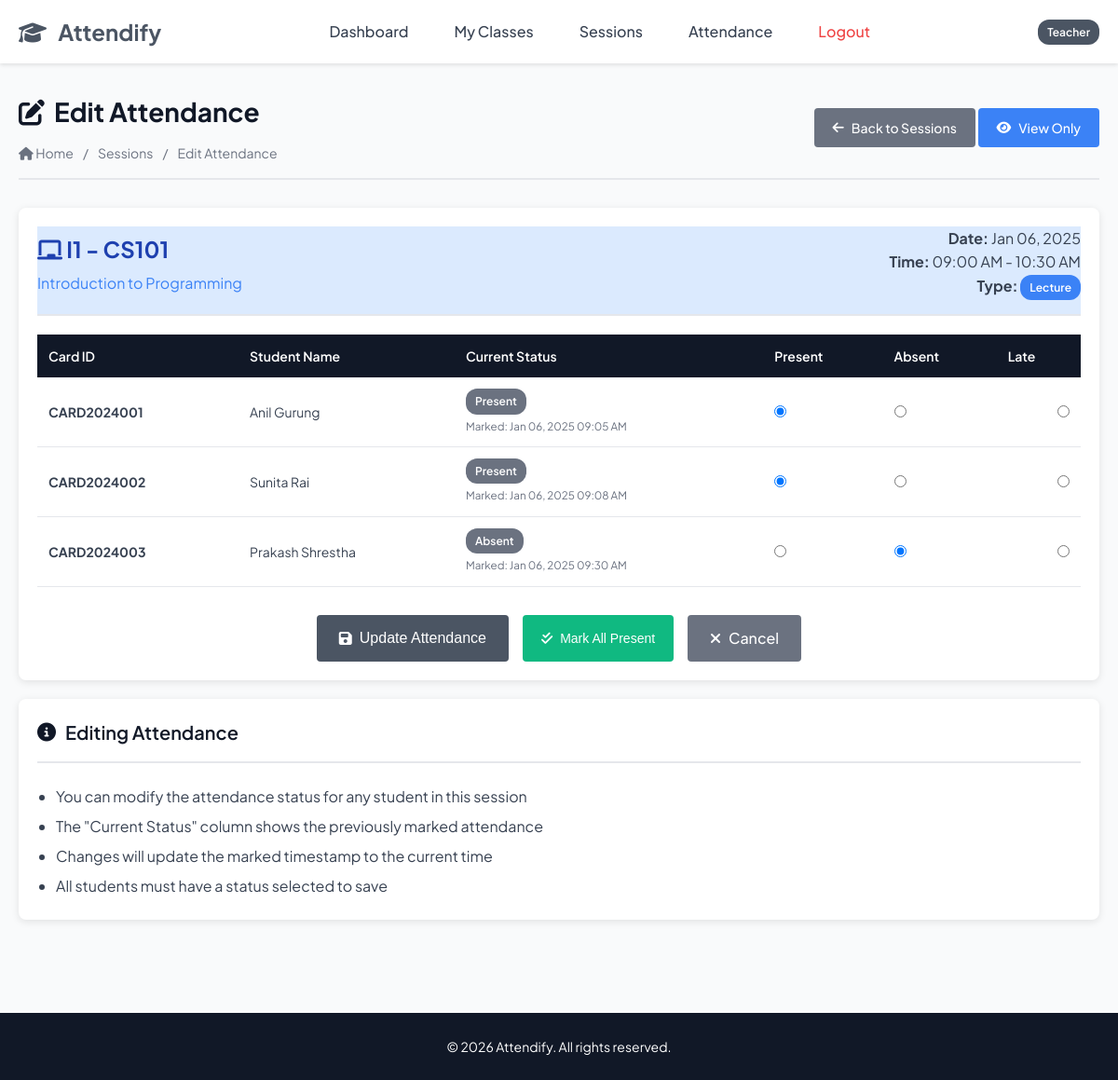
Screenshot of /teacher/edit_attendance.php?session_id=1 (signed in) with the database file from the repository.
### tables this page shows
CREATE TABLE `attendance_sessions` (
  `session_id` int(11) NOT NULL AUTO_INCREMENT,
  `section_subject_id` int(11) NOT NULL,
  `teacher_id` int(11) NOT NULL,
  `session_date` date NOT NULL,
  `start_time` time NOT NULL,
  `end_time` time NOT NULL,
  `session_type` enum('lecture','lab','tutorial') DEFAULT 'lecture',
  `is_active` tinyint(1) DEFAULT 1,
  `created_at` datetime DEFAULT current_timestamp(),
  PRIMARY KEY (`session_id`),
  UNIQUE KEY `unique_session` (`section_subject_id`,`session_date`),
  KEY `teacher_id` (`teacher_id`),
  KEY `idx_session_date` (`session_date`),
  KEY `idx_active_sessions` (`is_active`),
  CONSTRAINT `attendance_sessions_ibfk_1` FOREIGN KEY (`section_subject_id`) REFERENCES `section_subjects` (`section_subject_id`) ON DELETE CASCADE ON UPDATE CASCADE,
  CONSTRAINT `attendance_sessions_ibfk_2` FOREIGN KEY (`teacher_id`) REFERENCES `teachers` (`teacher_id`) ON DELETE CASCADE ON UPDATE CASCADE
);

CREATE TABLE `sections` (
  `section_id` int(11) NOT NULL AUTO_INCREMENT,
  `teacher_id` int(11) DEFAULT NULL,
  `section_name` varchar(10) NOT NULL,
  `semester` int(11) NOT NULL,
  `academic_year` varchar(9) NOT NULL,
  `total_students` int(11) DEFAULT 0,
  `is_active` tinyint(1) DEFAULT 1,
  PRIMARY KEY (`section_id`),
  UNIQUE KEY `section_name` (`section_name`),
  KEY `teacher_id` (`teacher_id`),
  KEY `idx_section_name` (`section_name`),
  KEY `idx_academic_year` (`academic_year`),
  KEY `idx_active_sections` (`is_active`),
  CONSTRAINT `sections_ibfk_1` FOREIGN KEY (`teacher_id`) REFERENCES `teachers` (`teacher_id`) ON DELETE SET NULL ON UPDATE CASCADE
);

CREATE TABLE `subjects` (
  `subject_id` int(11) NOT NULL AUTO_INCREMENT,
  `subject_code` varchar(20) NOT NULL,
  `subject_name` varchar(100) NOT NULL,
  `credit_hours` int(11) NOT NULL,
  `description` text DEFAULT NULL,
  PRIMARY KEY (`subject_id`),
  UNIQUE KEY `subject_code` (`subject_code`),
  KEY `idx_subject_code` (`subject_code`),
  KEY `idx_subject_name` (`subject_name`)
);

CREATE TABLE `attendance` (
  `attendance_id` int(11) NOT NULL AUTO_INCREMENT,
  `session_id` int(11) NOT NULL,
  `student_id` int(11) NOT NULL,
  `status` enum('present','absent','late') NOT NULL,
  `marked_at` datetime DEFAULT current_timestamp(),
  `student_card_id` varchar(50) DEFAULT NULL,
  `remarks` text DEFAULT NULL,
  PRIMARY KEY (`attendance_id`),
  UNIQUE KEY `unique_student_session` (`session_id`,`student_id`),
  KEY `idx_student_attendance` (`student_id`),
  KEY `idx_session_attendance` (`session_id`),
  KEY `idx_attendance_status` (`status`),
  KEY `idx_marked_date` (`marked_at`),
  CONSTRAINT `attendance_ibfk_1` FOREIGN KEY (`session_id`) REFERENCES `attendance_sessions` (`session_id`) ON DELETE CASCADE ON UPDATE CASCADE,
  CONSTRAINT `attendance_ibfk_2` FOREIGN KEY (`student_id`) REFERENCES `students` (`student_id`) ON DELETE CASCADE ON UPDATE CASCADE
);

CREATE TABLE `students` (
  `student_id` int(11) NOT NULL AUTO_INCREMENT,
  `user_id` int(11) NOT NULL,
  `student_card_id` varchar(50) NOT NULL,
  `first_name` varchar(50) NOT NULL,
  `last_name` varchar(50) NOT NULL,
  `email` varchar(100) DEFAULT NULL,
  `phone` varchar(15) DEFAULT NULL,
  `enrollment_date` date NOT NULL,
  `status` enum('active','inactive','graduated') DEFAULT 'active',
  PRIMARY KEY (`student_id`),
  UNIQUE KEY `student_card_id` (`student_card_id`),
  UNIQUE KEY `email` (`email`),
  KEY `user_id` (`user_id`),
  KEY `idx_student_card` (`student_card_id`),
  KEY `idx_student_name` (`first_name`,`last_name`),
  KEY `idx_status` (`status`),
  CONSTRAINT `students_ibfk_1` FOREIGN KEY (`user_id`) REFERENCES `users` (`user_id`) ON DELETE CASCADE ON UPDATE CASCADE
);

### teacher/edit_attendance.php (the view, shortened to what this page needs)
<?php
require_once '../config.php';
$teacher_id = $_SESSION['teacher_id'];
$session_id = isset($_GET['session_id']) ? intval($_GET['session_id']) : 0;
$session_sql = "SELECT
    ats.*,
    sec.section_name,
    sub.subject_code,
    sub.subject_name
FROM ATTENDANCE_SESSIONS ats
JOIN SECTION_SUBJECTS ss ON ats.section_subject_id = ss.section_subject_id
JOIN SECTIONS sec ON ss.section_id = sec.section_id
JOIN SUBJECTS sub ON ss.subject_id = sub.subject_id
WHERE ats.session_id = ? AND ats.teacher_id = ?";
$session_stmt = $conn->prepare($session_sql);
$session_stmt->bind_param("ii", $session_id, $teacher_id);
$session_stmt->execute();
$session_result = $session_stmt->get_result();
$session = $session_result->fetch_assoc();
$students_sql = "SELECT
    s.student_id,
    s.student_card_id,
    s.first_name,
    s.last_name,
    a.status as current_status,
    a.marked_at
FROM ENROLLMENTS e
JOIN STUDENTS s ON e.student_id = s.student_id
JOIN SECTION_SUBJECTS ss ON e.section_id = ss.section_id
LEFT JOIN ATTENDANCE a ON s.student_id = a.student_id AND a.session_id = ?
WHERE ss.section_subject_id = ? AND e.status = 'active'
ORDER BY s.last_name, s.first_name";
$students_stmt = $conn->prepare($students_sql);
$students_stmt->bind_param("ii", $session_id, $session['section_subject_id']);
$students_stmt->execute();
$students_result = $students_stmt->get_result();
include '../includes/header.php';
?>
<div class="page-header">
    <div>
        <h1><i class="fas fa-edit"></i> Edit Attendance</h1>
        <div class="breadcrumb">
            <a href="dashboard.php"><i class="fas fa-home"></i> Home</a>
            <span>/</span>
            <a href="list_session.php">Sessions</a>
            <span>/</span>
            <span>Edit Attendance</span>
        </div>
    </div>
    <div>
        <a href="list_session.php" class="btn btn-secondary">
            <i class="fas fa-arrow-left"></i> Back to Sessions
        </a>
        <a href="view_attendance.php?session_id=<?php echo $session_id; ?>" class="btn btn-info">
            <i class="fas fa-eye"></i> View Only
        </a>
    </div>
</div>
<div class="card">
    <div class="card-header" style="background-color: #dbeafe;">
        <div style="display: flex; justify-content: space-between; align-items: center;">
            <div>
                <h2 style="margin: 0; color: #1e40af;">
                    <i class="fas fa-chalkboard"></i> <?php echo e($session['section_name']); ?> - <?php echo e($session['subject_code']); ?>
                </h2>
                <p style="margin: 5px 0 0 0; color: #3b82f6;"><?php echo e($session['subject_name']); ?></p>
            </div>
            <div style="text-align: right;">
                <div><strong>Date:</strong> <?php echo formatDate($session['session_date']); ?></div>
                <div><strong>Time:</strong> <?php echo formatTime($session['start_time']) . ' - ' . formatTime($session['end_time']); ?></div>
                <div><strong>Type:</strong> <span class="badge badge-info"><?php echo ucfirst($session['session_type']); ?></span></div>
            </div>
        </div>
    </div>
    <div class="card-body">
        <form method="POST" action="">
            <?php if ($students_result->num_rows > 0): ?>
                <div class="table-responsive">
                    <table>
                        <thead>
                            <tr>
                                <th>Card ID</th>
                                <th>Student Name</th>
                                <th>Current Status</th>
                                <th>Present</th>
                                <th>Absent</th>
                                <th>Late</th>
                            </tr>
                        </thead>
                        <tbody>
                            <?php while ($student = $students_result->fetch_assoc()): ?>
                                <tr>
                                    <td><strong><?php echo e($student['student_card_id']); ?></strong></td>
                                    <td><?php echo e($student['first_name'] . ' ' . $student['last_name']); ?></td>
                                    <td>
                                        <?php if ($student['current_status']): ?>
                                            <?php echo getStatusBadge($student['current_status']); ?>
                                            <br><small class="text-muted">Marked: <?php echo formatDateTime($student['marked_at']); ?></small>
                                        <?php else: ?>
                                            <span class="badge badge-secondary">Not Marked</span>
                                        <?php endif; ?>
                                    </td>
                                    <td>
                                        <input type="radio" name="attendance[<?php echo $student['student_id']; ?>]" value="present"
                                            <?php echo $student['current_status'] == 'present' ? 'checked' : ''; ?> required>
                                    </td>
                                    <td>
                                        <input type="radio" name="attendance[<?php echo $student['student_id']; ?>]" value="absent"
                                            <?php echo $student['current_status'] == 'absent' ? 'checked' : ''; ?>>
                                    </td>
                                    <td>
                                        <input type="radio" name="attendance[<?php echo $student['student_id']; ?>]" value="late"
                                            <?php echo $student['current_status'] == 'late' ? 'checked' : ''; ?>>
                                    </td>
                                </tr>
                            <?php endwhile; ?>
                        </tbody>
                    </table>
                </div>
                <div style="margin-top: 30px; display: flex; gap: 15px; justify-content: center;">
                    <button type="submit" class="btn btn-primary btn-lg">
                        <i class="fas fa-save"></i> Update Attendance
                    </button>
                    <button type="button" class="btn btn-success" onclick="markAllPresent()">
                        <i class="fas fa-check-double"></i> Mark All Present
                    </button>
                    <a href="list_session.php" class="btn btn-secondary btn-lg">
                        <i class="fas fa-times"></i> Cancel
                    </a>
                </div>
            <?php endif; ?>
        </form>
    </div>
</div>
<div class="card" style="margin-top: 20px;">
    <div class="card-header">
        <h2 class="card-title"><i class="fas fa-info-circle"></i> Editing Attendance</h2>
    </div>
    <div class="card-body">
        <ul style="margin: 0; padding-left: 20px; line-height: 2;">
            <li>You can modify the attendance status for any student in this session</li>
            <li>The "Current Status" column shows the previously marked attendance</li>
            <li>Changes will update the marked timestamp to the current time</li>
            <li>All students must have a status selected to save</li>
        </ul>
    </div>
</div>
<?php
include '../includes/footer.php';
?>

### config.php (shortened to what this page needs)
<?php
function formatDate($date) {
    return date('M d, Y', strtotime($date));
}
function formatDateTime($datetime) {
    return date('M d, Y h:i A', strtotime($datetime));
}
function formatTime($time) {
    return date('h:i A', strtotime($time));
}
function getStatusBadge($status) {
    $badges = [
        'present' => '<span class="badge badge-success">Present</span>',
        'absent' => '<span class="badge badge-danger">Absent</span>',
        'late' => '<span class="badge badge-warning">Late</span>',
        'active' => '<span class="badge badge-success">Active</span>',
        'inactive' => '<span class="badge badge-secondary">Inactive</span>',
        'graduated' => '<span class="badge badge-info">Graduated</span>',
        'dropped' => '<span class="badge badge-danger">Dropped</span>',
        'completed' => '<span class="badge badge-success">Completed</span>'
    ];
    return isset($badges[$status]) ? $badges[$status] : '<span class="badge badge-secondary">' . ucfirst($status) . '</span>';
}
function e($string) {
    return htmlspecialchars($string, ENT_QUOTES, 'UTF-8');
}
?>

### css/styles.css (style rules this page uses)
* { margin: 0; padding: 0; box-sizing: border-box; }
:root { --primary-color: #4b5563; --secondary-color: #6366f1; --danger-color: #ef4444; --warning-color: #f59e0b; --info-color: #3b82f6; --dark-color: #111827; --light-color: #f9fafb; --white-color: #ffffff; --border-color: #e5e7eb; --text-color: #374151; --text-muted: #6b7280; --success-color: #10b981; }
body { font-family: 'Plus Jakarta Sans', sans-serif; font-size: 16px; line-height: 1.6; color: var(--text-color); background-color: var(--light-color); }
a { text-decoration: none; color: var(--primary-color); transition: color 0.3s ease; }
.card { background-color: var(--white-color); border-radius: 8px; box-shadow: 0 2px 8px rgba(0, 0, 0, 0.1); padding: 20px; margin-bottom: 20px; }
.card-header { border-bottom: 2px solid var(--border-color); padding-bottom: 15px; margin-bottom: 20px; }
.card-title { font-size: 20px; font-weight: 600; color: var(--dark-color); display: flex; align-items: center; gap: 10px; }
.card-body { padding: 0; }
.table-responsive { overflow-x: auto; margin-top: 20px; }
table { width: 100%; border-collapse: collapse; background-color: var(--white-color); }
table thead { background-color: var(--dark-color); color: var(--white-color); }
table thead th { padding: 12px; text-align: left; font-weight: 600; font-size: 14px; }
table tbody tr { border-bottom: 1px solid var(--border-color); transition: background-color 0.2s ease; }
table tbody td { padding: 12px; font-size: 14px; }
table tbody td:last-child { text-align: right; }
.btn { display: inline-flex; align-items: center; gap: 8px; padding: 10px 20px; border: none; border-radius: 4px; font-size: 14px; font-weight: 500; cursor: pointer; text-decoration: none; }
.btn-primary { background-color: var(--primary-color); color: var(--white-color); }
.btn-success { background-color: var(--success-color); color: var(--white-color); }
.btn-info { background-color: var(--info-color); color: var(--white-color); }
.btn-secondary { background-color: #6b7280; color: var(--white-color); }
.btn-lg { padding: 12px 24px; font-size: 16px; }
.badge { display: inline-block; padding: 4px 10px; font-size: 12px; font-weight: 600; border-radius: 12px; color: var(--white-color); }
.badge-info { background-color: var(--info-color); }
.badge-secondary { background-color: #6b7280; }
.page-header { display: flex; justify-content: space-between; align-items: center; margin-bottom: 30px; padding-bottom: 15px; border-bottom: 2px solid var(--border-color); }
.page-header h1 { font-size: 28px; color: var(--dark-color); display: flex; align-items: center; gap: 10px; }
.breadcrumb { display: flex; gap: 10px; align-items: center; font-size: 14px; color: var(--text-muted); margin-top: 10px; }
.breadcrumb a { color: var(--text-muted); }
.text-muted { color: var(--text-muted); }

### rows the page displays
attendance_sessions: sections.section_name "I1", subjects.subject_code "CS101", subjects.subject_name "Introduction to Programming", session_date "Jan 06, 2025", start_time "09:00 AM", end_time "10:30 AM", session_type "Lecture"
attendance: student.student_card_id "CARD2024001", student.last_name "Anil Gurung", status "Present", marked_at "Jan 06, 2025 09:05 AM", status "☑"
attendance: student.student_card_id "CARD2024002", student.last_name "Sunita Rai", status "Present", marked_at "Jan 06, 2025 09:08 AM", status "☑"
attendance: student.student_card_id "CARD2024003", student.last_name "Prakash Shrestha", status "Absent", marked_at "Jan 06, 2025 09:30 AM", status "☑"

### other values shown
$_SESSION['user_type'] "Teacher"
